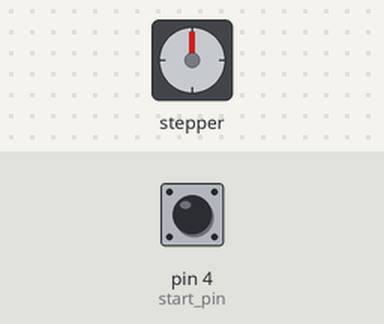
Bench run of a sketch on a simulated Arduino Uno, built with avr-gcc and run on an emulated ATmega328P. Shown: stepper motor. Wiring (inferred from the names in the program): stepper motor driver (200 steps per turn assumed): step pin 9; direction pin 8. The test bench sets the inputs (shaded band); at power-on: pin 4 (start_pin) LOW.

Above: at 1.2 s.
1.3 s: pin 4 (start_pin) pulled HIGH for 1 s
At 3.3 s:
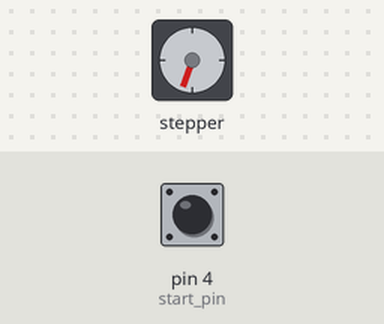
3.8 s: pin 4 (start_pin) pulled HIGH for 0.15 s
At 5.1 s:
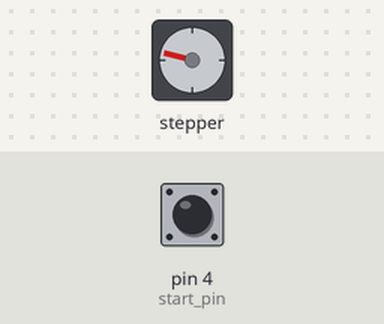
5.4 s: pin 4 (start_pin) pulled HIGH for 3.2 s
At 9.4 s:
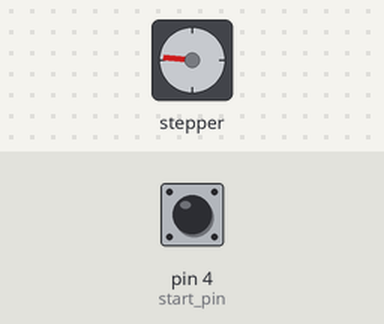
10.1 s: pin 4 (start_pin) pulled HIGH for 1 s
At 12.2 s:
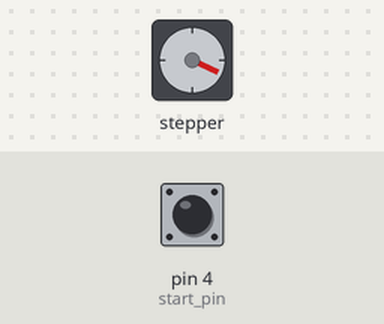
12.6 s: pin 4 (start_pin) pulled HIGH for 1 s
At 14.3 s:
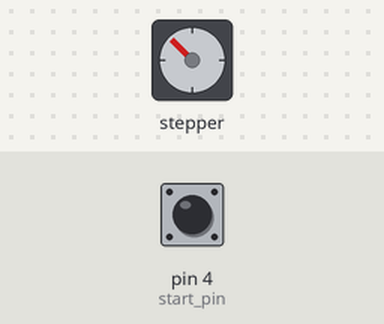
15.1 s: pin 4 (start_pin) pulled HIGH for 3.2 s
At 19.2 s:
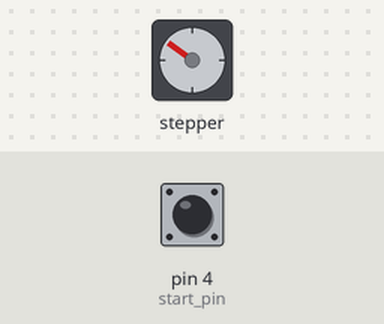
Timing chart, 0 to 20.7 s (numbered marks = the images above; inputs shaded):
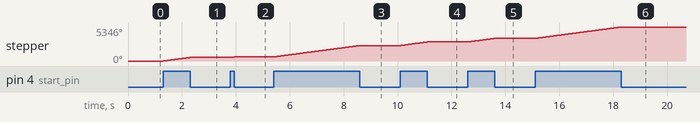

The sketch:

SpeedCode.ino
```cpp
// code for motor speed

#define stp 9  //connect pin 13 to step
#define dir 8  // connect pin 12 to dir
#define start_pin 4

long delay_motor = 50*32;
int start_state = 1;    //state of motor 1:ON  2:OFF

void setup()
{
  Serial.begin(9600);
  pinMode(stp, OUTPUT);
  pinMode(dir, OUTPUT);
  pinMode(start_pin, INPUT);
}


void loop()
{
  start_state = digitalRead(start_pin);
  if (start_state==1)
  {
    digitalWrite(dir, HIGH);
    digitalWrite(stp, HIGH);
    delayMicroseconds(delay_motor);
    digitalWrite(stp, LOW);
    delayMicroseconds(delay_motor);
  }
//can also add motor reversse functionality with other digital o/p pin
}
```

Measured:
- after the input at 1.3 s, stepper: turns 559° clockwise in 1.0 s, starting at once
- after the input at 3.8 s, stepper: turns 85° clockwise in 0.15 s, starting at once
- after the input at 5.4 s, stepper: turns 1791° clockwise in 3.2 s, starting at once
- after the input at 10.1 s, stepper: turns 560° clockwise in 1.0 s, starting at once
- after the input at 12.6 s, stepper: turns 560° clockwise in 1.0 s, starting at once
- after the input at 15.1 s, stepper: turns 1791° clockwise in 3.2 s, starting at once
